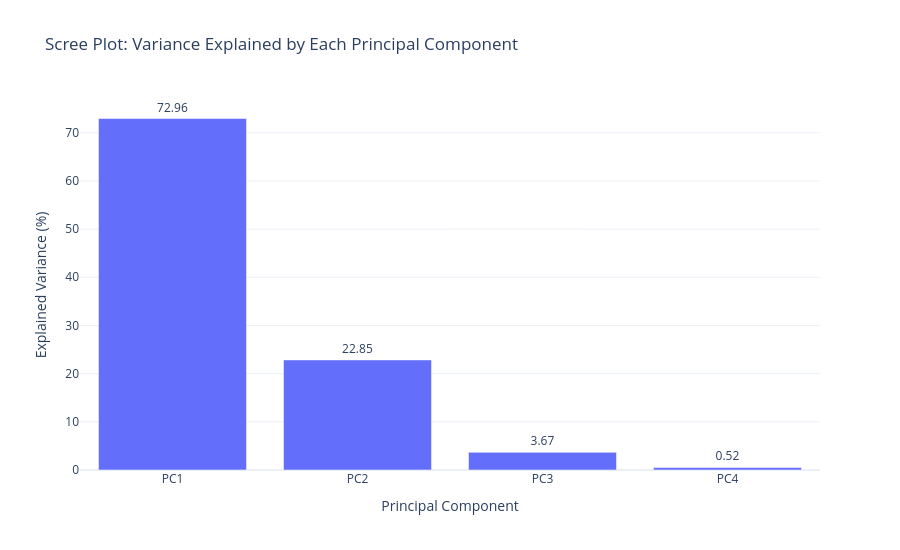

The cell this chart's notebook holds for it:
### Code cell
# Step 8: Scree plot - variance explained by every component (supporting chart)
pca_full = PCA(n_components=4, random_state=42).fit(X_scaled)

scree_df = pd.DataFrame({
    "Principal Component": ["PC1", "PC2", "PC3", "PC4"],
    "Explained Variance (%)": (pca_full.explained_variance_ratio_ * 100).round(2)
})
scree_df["Cumulative Variance (%)"] = scree_df["Explained Variance (%)"].cumsum().round(2)

print(scree_df)

fig_scree = px.bar(
    scree_df,
    x="Principal Component",
    y="Explained Variance (%)",
    text="Explained Variance (%)",
    title="Scree Plot: Variance Explained by Each Principal Component"
)
fig_scree.update_traces(textposition="outside")
fig_scree.update_layout(width=900, height=550, template="plotly_white")

fig_scree.show()

### Figure 1 — Plotly figure (JSON) as saved in the notebook; plotly's stock layout.template omitted (floating-point values rounded to 4 significant figures)
{"data": [{"hovertemplate": "Principal Component=%{x}<br>Explained Variance (%)=%{text}<extra></extra>", "legendgroup": "", "marker": {"color": "#636efa", "pattern": {"shape": ""}}, "name": "", "orientation": "v", "showlegend": false, "text": [72.96, 22.85, 3.67, 0.52], "textposition": "outside", "type": "bar", "x": ["PC1", "PC2", "PC3", "PC4"], "xaxis": "x", "y": [72.96, 22.85, 3.67, 0.52], "yaxis": "y"}], "layout": {"barmode": "relative", "height": 550, "legend": {"tracegroupgap": 0}, "title": {"text": "Scree Plot: Variance Explained by Each Principal Component"}, "width": 900, "xaxis": {"anchor": "y", "domain": [0.0, 1.0], "title": {"text": "Principal Component"}}, "yaxis": {"anchor": "x", "domain": [0.0, 1.0], "title": {"text": "Explained Variance (%)"}}}}
